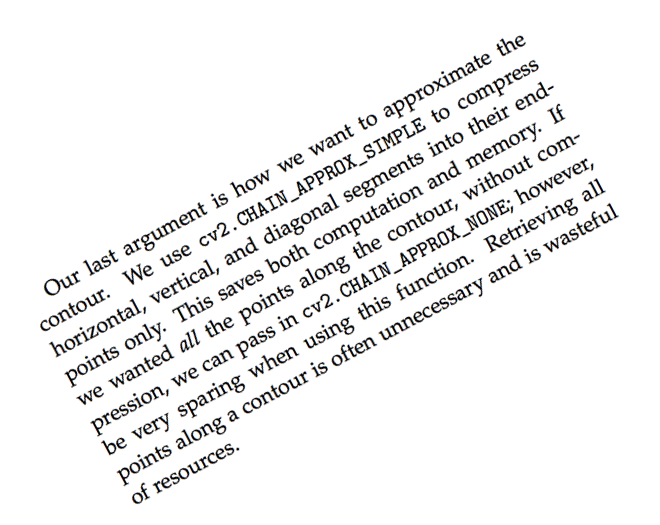
#> input picture Trabalho 3/images/neg_28.png, 660 x 525 px
$ jupyter execute 'Trabalho 3.ipynb'
#> lines starting #> are read from the running program, lines starting #| are printed output that depends on the picture
[cell 1]
import numpy as np
import matplotlib.pyplot as plt
import cv2

[cell 2]
def detect_inclination(F, theta1, theta2, objective_function):
    """
    Detects the inclination angle of an image based on horizontal projection.

    Parameters:
        F (numpy.ndarray): Input image as a 2D array.
        theta1 (int): Starting angle for the search.
        theta2 (int): Ending angle for the search.
        objective_function (callable): Function to compute the objective value for a given profile.

    Returns:
        float: Detected inclination angle θM.
    """
    # Step 2: Number of rows in the image
    n = F.shape[0]

    # Step 3-5: Compute the horizontal projection profile
    Perfil = np.sum(F, axis=1)

    # Step 6-8: Evaluate the objective function for each angle
    valor = {}
    for theta in range(theta1, theta2 + 1):
        valor[theta] = objective_function(Perfil, theta)

    # Step 9: Find the angle with the maximum objective value
    thetaM = max(valor, key=valor.get)

    # Step 10: Return the detected angle
    return thetaM

[cell 3]
# Carregar a imagem em escala de cinza
nome = "neg_28"
imagem = cv2.imread(f'images/{nome}.png', cv2.IMREAD_GRAYSCALE)
#> imagem: shape (525, 660); min 0, max 255, mean 240.9
imagem = imagem.astype(np.float32)

# Calcular a projeção horizontal (soma das intensidades ao longo das linhas)
projecao_horizontal = cv2.reduce((255-imagem), dim=1, rtype=cv2.REDUCE_SUM)
#> projecao_horizontal = 525 values, max 24257 at index 234, min 0 at index 0, mean 9338.2

[cell 4]
imagem_r = cv2.rotate(imagem, 28)
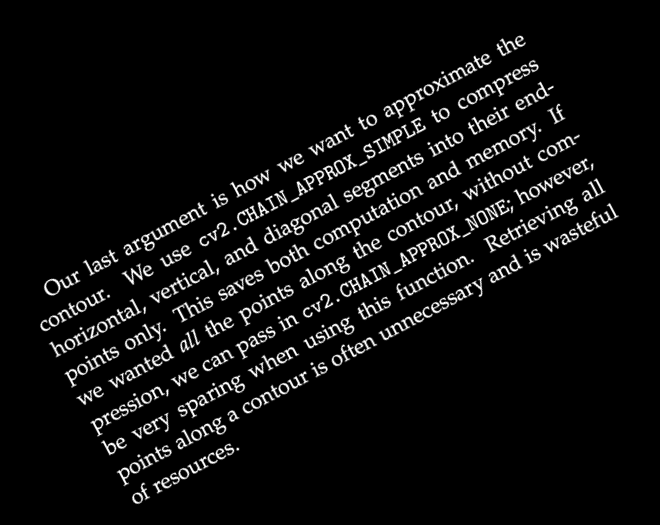
#> imagem_r: shape (525, 660) float32; min 0, max 255, mean 14.1
projecao_horizontal_r = cv2.reduce((255-imagem_r), dim=1, rtype=cv2.REDUCE_SUM)
#> projecao_horizontal_r = 525 values, max 168300 at index 0, min 144043 at index 234, mean 158961.8

#TALVEZ USAR PIL PARA ROTACIONAR A IMAGEM

[cell 5]
# Criar um layout com dois gráficos lado a lado
fig, axes = plt.subplots(1, 2, figsize=(30, 10), gridspec_kw={'width_ratios': [1, 2]})

# Plotar a imagem original à esquerda
axes[0].imshow((255-imagem), cmap='gray', aspect='auto')  # Mantém a proporção original da imagem
axes[0].set_title('Imagem Original')
# axes[0].axis('off')  # Remove os eixos da imagem

# Plotar a projeção horizontal à direita
axes[1].plot(projecao_horizontal, range(len(projecao_horizontal)), color='blue')
axes[1].set_title('Projeção Horizontal (Linhas na Vertical)')
axes[1].set_ylabel('Linha da Imagem')
axes[1].set_xlabel('Soma das Intensidades')

# Garantir que o eixo Y seja invertido
axes[1].set_ylim(0, imagem.shape[0])  # Define os limites do eixo Y
axes[1].invert_yaxis()  # Inverte o eixo Y para alinhar com a imagem

# Adicionar grade
axes[1].grid()

# Exibir o resultado
# plt.tight_layout()
plt.show()
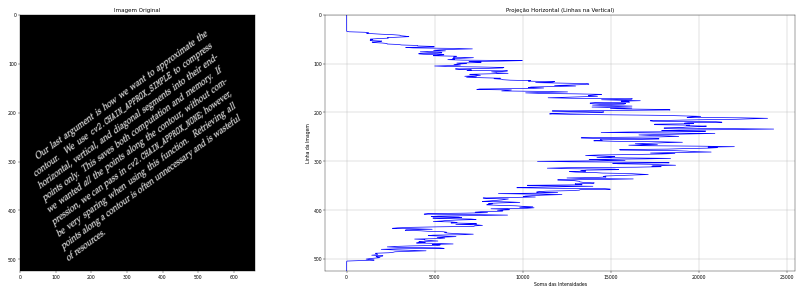
#> figure drawn by matplotlib, 2 panels

$ run again, with Trabalho 3/images/pos_41.png copied over Trabalho 3/images/neg_28.png
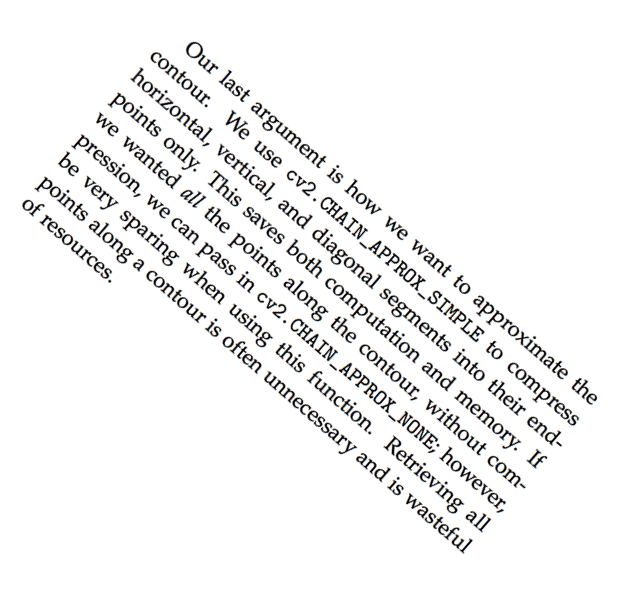
#> input picture Trabalho 3/images/pos_41.png, 634 x 601 px
#> projecao_horizontal = 601 values, max 19713 at index 262, min 0 at index 0, mean 8156.4
#> `imagem_r = cv2.rotate(imagem, 28)`:
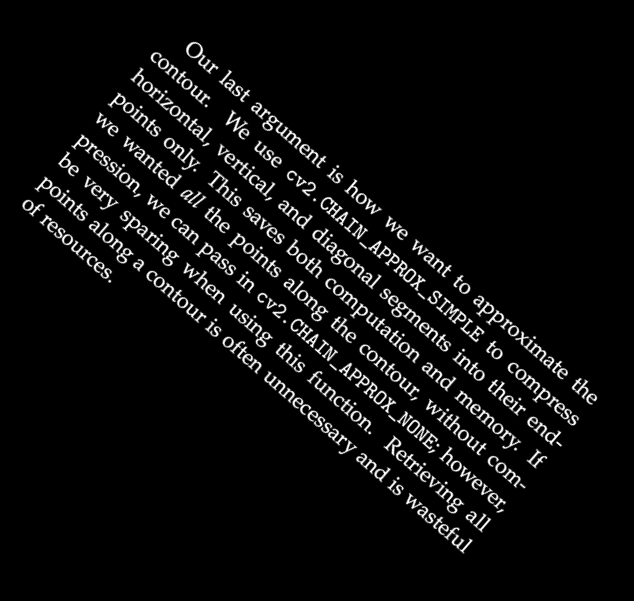
#> imagem_r: shape (601, 634) float32; min 0, max 255, mean 12.9
#> projecao_horizontal_r = 601 values, max 161670 at index 0, min 141957 at index 262, mean 153513.6
#> `plt.show()`:
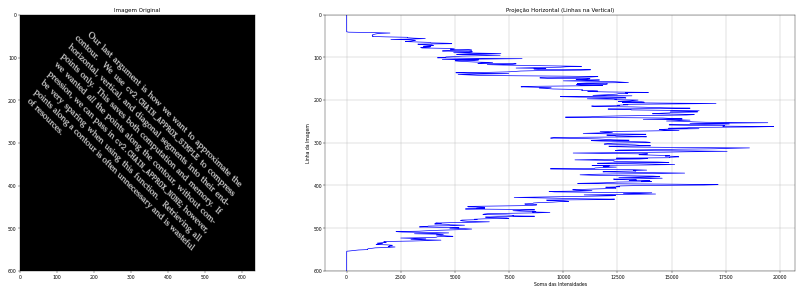
#> figure drawn by matplotlib, 2 panels

$ run again, with Trabalho 3/images/sample2.png copied over Trabalho 3/images/neg_28.png
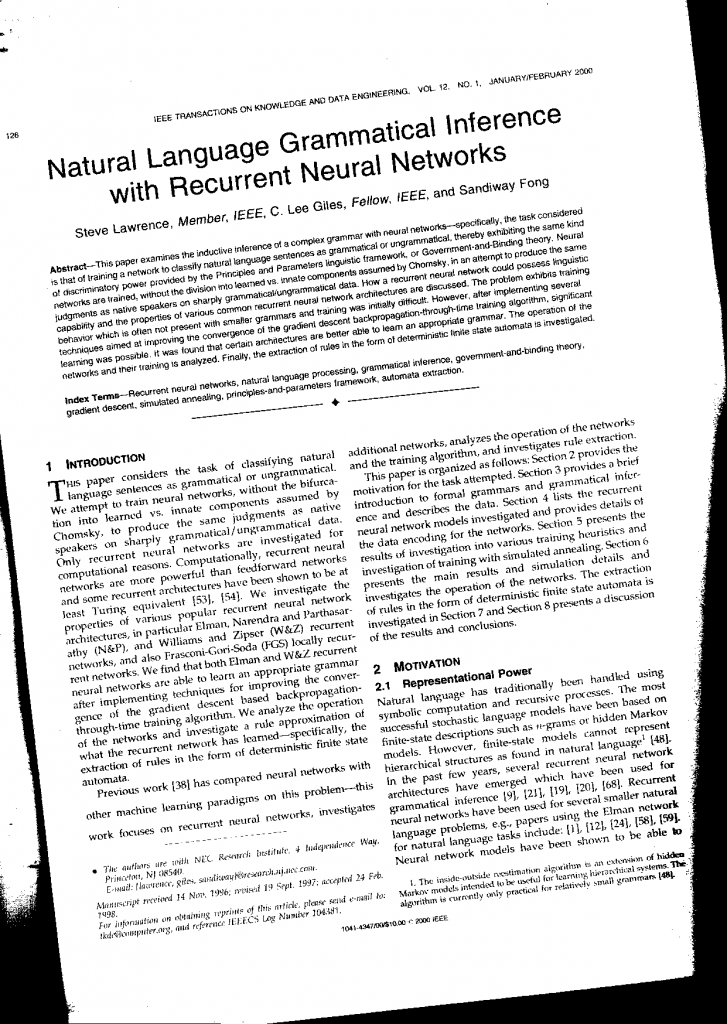
#> input picture Trabalho 3/images/sample2.png, 727 x 1024 px
#> imagem is the input picture: shape (1024, 727); min 0, max 255, mean 218.9
#> projecao_horizontal = 1024 values, max 156988 at index 1023, min 3061 at index 419, mean 26238.6
#> `imagem_r = cv2.rotate(imagem, 28)`:
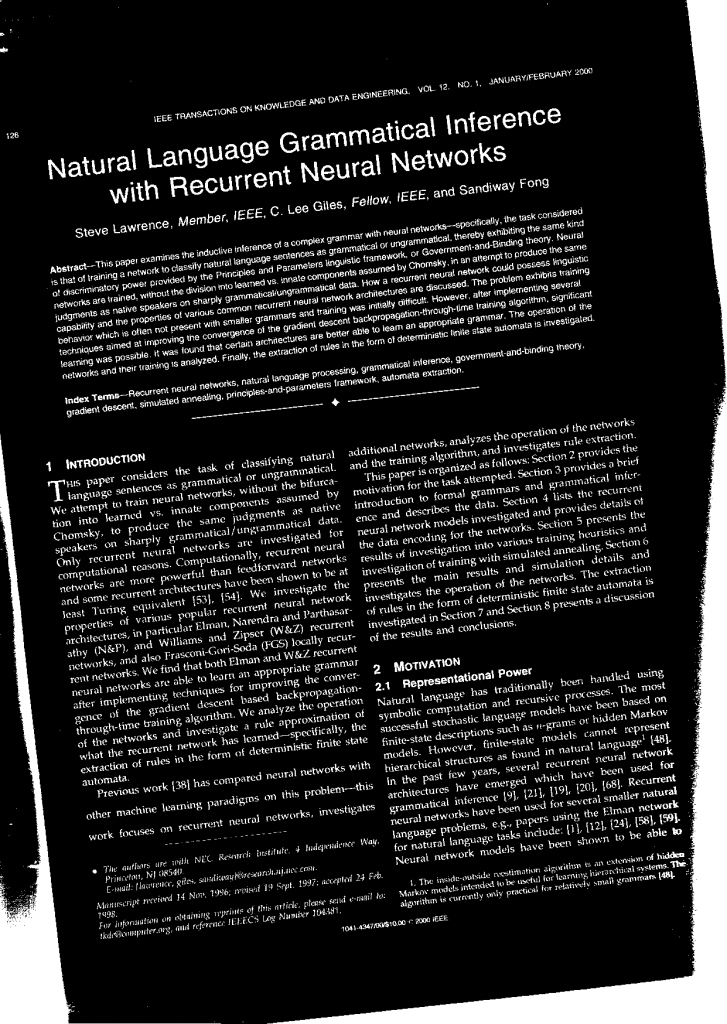
#> imagem_r: shape (1024, 727) float32; min 0, max 255, mean 36.1
#> projecao_horizontal_r = 1024 values, max 182324 at index 419, min 28397 at index 1023, mean 159146.4
#> `plt.show()`:
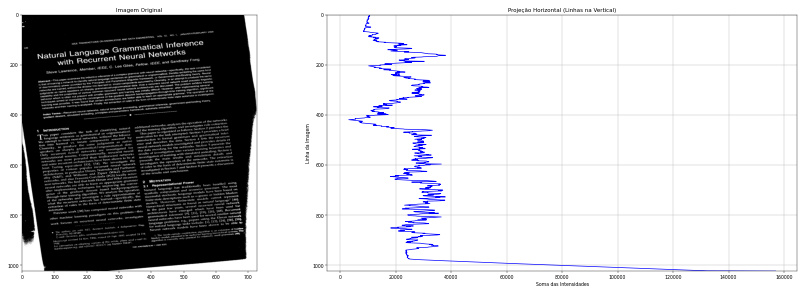
#> figure drawn by matplotlib, 2 panels
